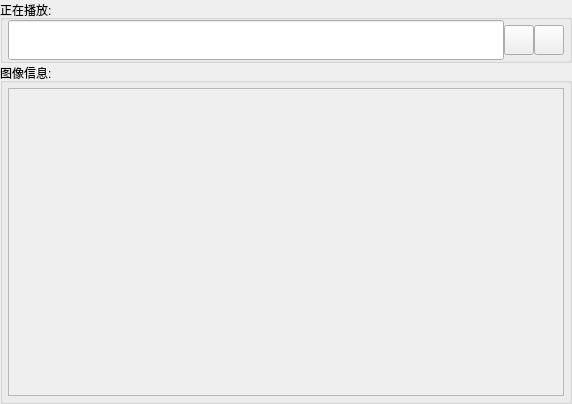
<?xml version="1.0" encoding="UTF-8"?>
<ui version="4.0">
 <class>rightwidget</class>
 <widget class="QWidget" name="rightwidget">
  <property name="geometry">
   <rect>
    <x>0</x>
    <y>0</y>
    <width>572</width>
    <height>404</height>
   </rect>
  </property>
  <property name="windowTitle">
   <string>Form</string>
  </property>
  <layout class="QVBoxLayout" name="verticalLayout" stretch="0,0">
   <property name="spacing">
    <number>0</number>
   </property>
   <property name="leftMargin">
    <number>0</number>
   </property>
   <property name="topMargin">
    <number>0</number>
   </property>
   <property name="rightMargin">
    <number>0</number>
   </property>
   <property name="bottomMargin">
    <number>0</number>
   </property>
   <item>
    <widget class="QGroupBox" name="groupBox_name">
     <property name="title">
      <string>正在播放:</string>
     </property>
     <layout class="QHBoxLayout" name="horizontalLayout_4">
      <property name="spacing">
       <number>0</number>
      </property>
      <property name="leftMargin">
       <number>5</number>
      </property>
      <property name="topMargin">
       <number>0</number>
      </property>
      <property name="rightMargin">
       <number>5</number>
      </property>
      <property name="bottomMargin">
       <number>0</number>
      </property>
      <item>
       <widget class="QLineEdit" name="lineEdit_name">
        <property name="minimumSize">
         <size>
          <width>0</width>
          <height>40</height>
         </size>
        </property>
       </widget>
      </item>
      <item>
       <widget class="PrimaryToolButton" name="pushButton_open">
        <property name="minimumSize">
         <size>
          <width>30</width>
          <height>30</height>
         </size>
        </property>
        <property name="maximumSize">
         <size>
          <width>30</width>
          <height>30</height>
         </size>
        </property>
        <property name="text">
         <string/>
        </property>
       </widget>
      </item>
      <item>
       <widget class="PrimaryToolButton" name="pushButton_full">
        <property name="minimumSize">
         <size>
          <width>30</width>
          <height>30</height>
         </size>
        </property>
        <property name="maximumSize">
         <size>
          <width>30</width>
          <height>30</height>
         </size>
        </property>
        <property name="text">
         <string/>
        </property>
       </widget>
      </item>
     </layout>
    </widget>
   </item>
   <item>
    <layout class="QHBoxLayout" name="horizontalLayout_3" stretch="0">
     <property name="spacing">
      <number>0</number>
     </property>
     <property name="rightMargin">
      <number>0</number>
     </property>
     <item>
      <widget class="QGroupBox" name="groupBox_info">
       <property name="title">
        <string>图像信息:</string>
       </property>
       <layout class="QHBoxLayout" name="horizontalLayout_5" stretch="2,3">
        <property name="spacing">
         <number>0</number>
        </property>
        <property name="leftMargin">
         <number>5</number>
        </property>
        <property name="topMargin">
         <number>5</number>
        </property>
        <property name="rightMargin">
         <number>5</number>
        </property>
        <property name="bottomMargin">
         <number>5</number>
        </property>
        <item>
         <widget class="QScrollArea" name="scrollArea">
          <property name="widgetResizable">
           <bool>true</bool>
          </property>
          <widget class="QWidget" name="scrollAreaWidgetContents">
           <property name="geometry">
            <rect>
             <x>0</x>
             <y>0</y>
             <width>221</width>
             <height>316</height>
            </rect>
           </property>
           <layout class="QGridLayout" name="gridLayout">
            <property name="leftMargin">
             <number>0</number>
            </property>
            <property name="topMargin">
             <number>0</number>
            </property>
            <property name="rightMargin">
             <number>0</number>
            </property>
            <property name="bottomMargin">
             <number>0</number>
            </property>
            <property name="spacing">
             <number>0</number>
            </property>
           </layout>
          </widget>
         </widget>
        </item>
        <item>
         <layout class="QHBoxLayout" name="horizontalLayout_2">
          <property name="spacing">
           <number>0</number>
          </property>
         </layout>
        </item>
       </layout>
      </widget>
     </item>
    </layout>
   </item>
  </layout>
 </widget>
 <customwidgets>
  <customwidget>
   <class>PrimaryToolButton</class>
   <extends>QPushButton</extends>
   <header>qfluentwidgets.components.widgets</header>
  </customwidget>
 </customwidgets>
 <resources/>
 <connections/>
</ui>
